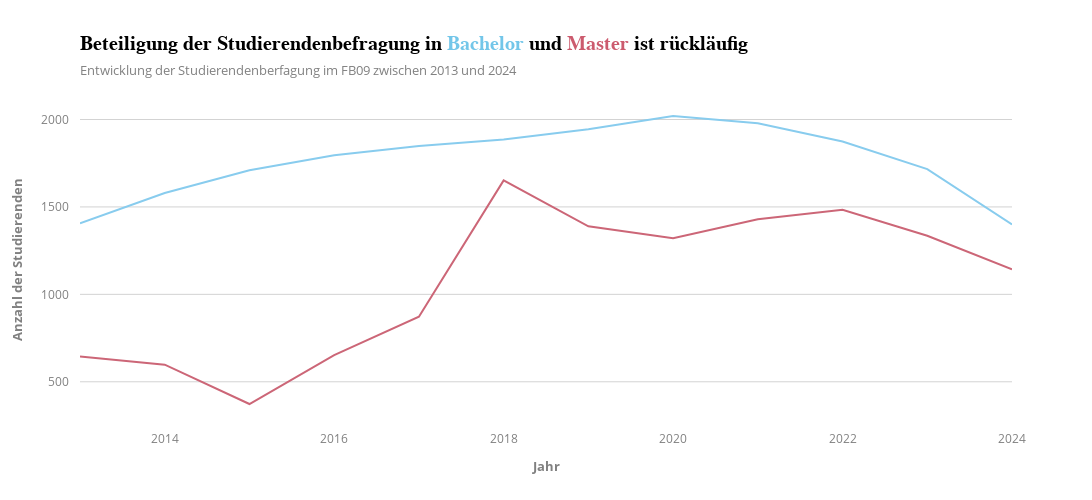

The notebook cell this image was saved under:
### Code cell
infoviz_template = dict(
    layout=dict(
        template="plotly_white",
        title=dict(
            font=dict(size=20, family="Arial", weight="bold", color="black"),
            xanchor="left",  
            xref="paper",
            x=0,
            subtitle=dict(
                text="Entwicklung der Studierendenberfagung im FB09 zwischen 2013 und 2024",
                font=dict(color="gray", size=13),
            ),
        ),
        xaxis=dict(
            showgrid=False,
            zerolinecolor="lightgrey",
            tickfont=dict(color="grey", size=12),
            title_font=dict(color="grey", weight="bold", size=13),
            title_standoff=15,
            ticklabelstandoff=10,
            ticklabelposition="outside bottom"
        ),
        yaxis=dict(
            showgrid=True, gridcolor="lightgrey",
            zerolinecolor="lightgrey",
            tickfont=dict(color="grey", size=12),
            title_font=dict(color="grey", weight="bold", size=13),
            title_standoff=15,
            ticklabelstandoff=10,
            ticklabelposition="outside left"
        ),
    )
)
pio.templates["infoviz"] = infoviz_template

fig = px.line(final_df, x="Jahr", y="Anzahl", color='Studiengang',title="<b>Beteiligung der Studierendenbefragung in </b><span style='color:#73c6e9;'>Bachelor</span> <b>und </b><span style='color:#cc5b6e;'>Master</span> <b>ist rückläufig </b>", template="infoviz", color_discrete_sequence=px.colors.qualitative.Safe,)
fig.update_layout(
    yaxis=dict(title="Anzahl der Studierenden"),
    showlegend=False,
    height=500,
    width=1500,
    )
fig.show()
fig.write_image("Plots/pdf/ruecklauf2.pdf")

### Figure 1 — Plotly figure (JSON) as saved in the notebook; plotly's stock layout.template omitted (floating-point values rounded to 4 significant figures)
{"data": [{"hovertemplate": "Studiengang=Bachelor<br>Jahr=%{x}<br>Anzahl=%{y}<extra></extra>", "legendgroup": "Bachelor", "line": {"color": "rgb(136, 204, 238)", "dash": "solid"}, "marker": {"symbol": "circle"}, "mode": "lines", "name": "Bachelor", "orientation": "v", "showlegend": true, "type": "scatter", "x": ["2013", "2014", "2015", "2016", "2017", "2018", "2019", "2020", "2021", "2022", "2023", "2024"], "xaxis": "x", "y": [1406, 1580, 1710, 1795, 1848, 1886, 1944, 2020, 1978, 1874, 1716, 1400], "yaxis": "y"}, {"hovertemplate": "Studiengang=Master<br>Jahr=%{x}<br>Anzahl=%{y}<extra></extra>", "legendgroup": "Master", "line": {"color": "rgb(204, 102, 119)", "dash": "solid"}, "marker": {"symbol": "circle"}, "mode": "lines", "name": "Master", "orientation": "v", "showlegend": true, "type": "scatter", "x": ["2013", "2014", "2015", "2016", "2017", "2018", "2019", "2020", "2021", "2022", "2023", "2024"], "xaxis": "x", "y": [644, 598, 373, 652, 872, 1652, 1389, 1321, 1430, 1484, 1335, 1143], "yaxis": "y"}], "layout": {"height": 500, "legend": {"title": {"text": "Studiengang"}, "tracegroupgap": 0}, "showlegend": false, "title": {"text": "<b>Beteiligung der Studierendenbefragung in </b><span style='color:#73c6e9;'>Bachelor</span> <b>und </b><span style='color:#cc5b6e;'>Master</span> <b>ist rückläufig </b>"}, "width": 1500, "xaxis": {"anchor": "y", "domain": [0, 1], "title": {"text": "Jahr"}}, "yaxis": {"anchor": "x", "domain": [0, 1], "title": {"text": "Anzahl der Studierenden"}}}}
